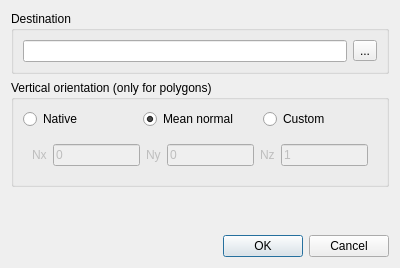
<?xml version="1.0" encoding="UTF-8"?>
<ui version="4.0">
 <class>FacetsExportDlg</class>
 <widget class="QDialog" name="FacetsExportDlg">
  <property name="geometry">
   <rect>
    <x>0</x>
    <y>0</y>
    <width>400</width>
    <height>268</height>
   </rect>
  </property>
  <property name="windowTitle">
   <string>Export facets</string>
  </property>
  <layout class="QVBoxLayout" name="verticalLayout_2">
   <item>
    <widget class="QGroupBox" name="groupBox">
     <property name="title">
      <string>Destination</string>
     </property>
     <layout class="QHBoxLayout" name="horizontalLayout">
      <item>
       <widget class="QLineEdit" name="destinationPathLineEdit"/>
      </item>
      <item>
       <widget class="QToolButton" name="browseToolButton">
        <property name="text">
         <string notr="true">...</string>
        </property>
       </widget>
      </item>
     </layout>
    </widget>
   </item>
   <item>
    <widget class="QGroupBox" name="orientationGroupBox">
     <property name="title">
      <string>Vertical orientation (only for polygons)</string>
     </property>
     <layout class="QVBoxLayout" name="verticalLayout">
      <item>
       <layout class="QHBoxLayout" name="horizontalLayout_2">
        <item>
         <widget class="QRadioButton" name="nativeOriRadioButton">
          <property name="text">
           <string>Native</string>
          </property>
         </widget>
        </item>
        <item>
         <widget class="QRadioButton" name="verticalOriRadioButton">
          <property name="text">
           <string>Mean normal</string>
          </property>
          <property name="checked">
           <bool>true</bool>
          </property>
         </widget>
        </item>
        <item>
         <widget class="QRadioButton" name="customOriRadioButton">
          <property name="text">
           <string>Custom</string>
          </property>
         </widget>
        </item>
       </layout>
      </item>
      <item>
       <widget class="QFrame" name="customNormalFrame">
        <property name="enabled">
         <bool>false</bool>
        </property>
        <property name="frameShape">
         <enum>QFrame::NoFrame</enum>
        </property>
        <layout class="QHBoxLayout" name="horizontalLayout_3">
         <item>
          <widget class="QLabel" name="label">
           <property name="text">
            <string notr="true">Nx</string>
           </property>
          </widget>
         </item>
         <item>
          <widget class="QLineEdit" name="nXLineEdit">
           <property name="text">
            <string notr="true">0</string>
           </property>
          </widget>
         </item>
         <item>
          <widget class="QLabel" name="label_2">
           <property name="text">
            <string notr="true">Ny</string>
           </property>
          </widget>
         </item>
         <item>
          <widget class="QLineEdit" name="nYLineEdit">
           <property name="text">
            <string notr="true">0</string>
           </property>
          </widget>
         </item>
         <item>
          <widget class="QLabel" name="label_3">
           <property name="text">
            <string notr="true">Nz</string>
           </property>
          </widget>
         </item>
         <item>
          <widget class="QLineEdit" name="nZLineEdit">
           <property name="text">
            <string notr="true">1</string>
           </property>
          </widget>
         </item>
        </layout>
       </widget>
      </item>
     </layout>
    </widget>
   </item>
   <item>
    <spacer name="verticalSpacer">
     <property name="orientation">
      <enum>Qt::Vertical</enum>
     </property>
     <property name="sizeHint" stdset="0">
      <size>
       <width>20</width>
       <height>40</height>
      </size>
     </property>
    </spacer>
   </item>
   <item>
    <widget class="QDialogButtonBox" name="buttonBox">
     <property name="orientation">
      <enum>Qt::Horizontal</enum>
     </property>
     <property name="standardButtons">
      <set>QDialogButtonBox::Cancel|QDialogButtonBox::Ok</set>
     </property>
    </widget>
   </item>
  </layout>
 </widget>
 <resources/>
 <connections>
  <connection>
   <sender>buttonBox</sender>
   <signal>accepted()</signal>
   <receiver>FacetsExportDlg</receiver>
   <slot>accept()</slot>
   <hints>
    <hint type="sourcelabel">
     <x>248</x>
     <y>254</y>
    </hint>
    <hint type="destinationlabel">
     <x>157</x>
     <y>274</y>
    </hint>
   </hints>
  </connection>
  <connection>
   <sender>buttonBox</sender>
   <signal>rejected()</signal>
   <receiver>FacetsExportDlg</receiver>
   <slot>reject()</slot>
   <hints>
    <hint type="sourcelabel">
     <x>316</x>
     <y>260</y>
    </hint>
    <hint type="destinationlabel">
     <x>286</x>
     <y>274</y>
    </hint>
   </hints>
  </connection>
  <connection>
   <sender>customOriRadioButton</sender>
   <signal>toggled(bool)</signal>
   <receiver>customNormalFrame</receiver>
   <slot>setEnabled(bool)</slot>
   <hints>
    <hint type="sourcelabel">
     <x>321</x>
     <y>100</y>
    </hint>
    <hint type="destinationlabel">
     <x>199</x>
     <y>134</y>
    </hint>
   </hints>
  </connection>
 </connections>
</ui>
